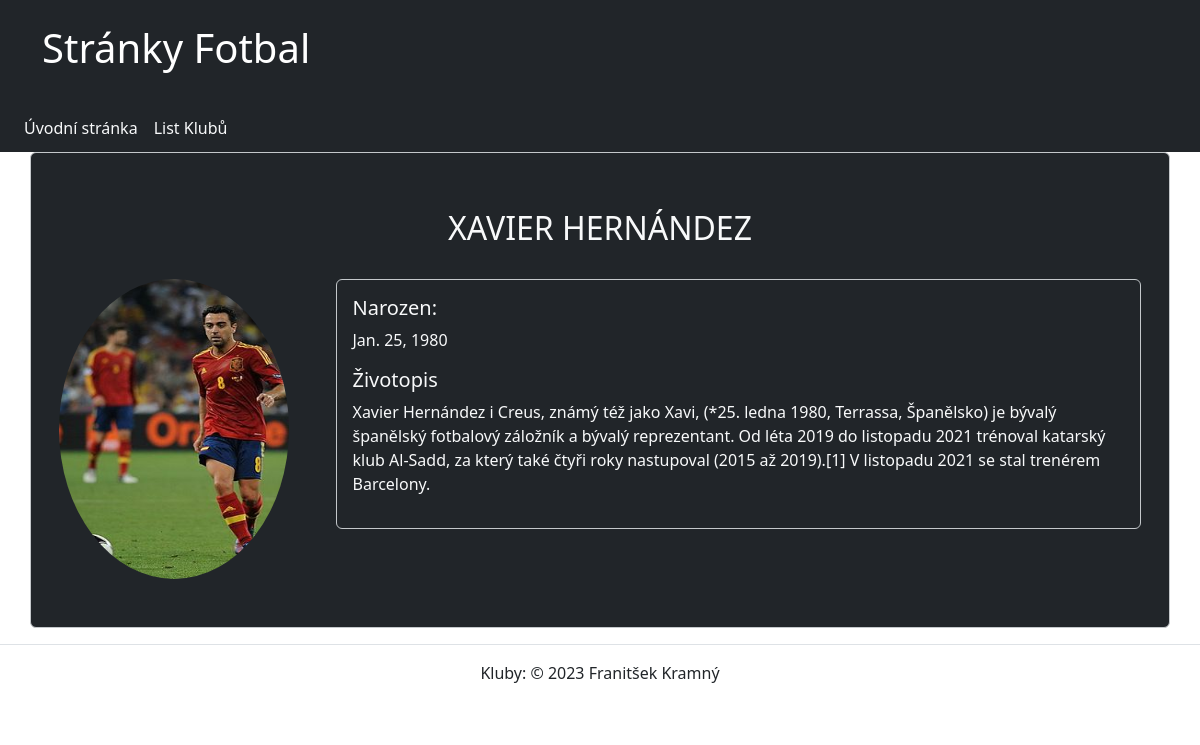
/kluby/klub/6, run on the app's committed database.
### mat_fotbal/models.py (models this page shows, shortened)
class Vedouci(models.Model):
    jmeno = models.CharField(max_length=80, verbose_name='Jméno Trenéra', help_text='Zadejte jméno trenéra',
                             error_messages={'blank': 'Jméno trenéra musí být vyplněno'})
    prijmeni = models.CharField(max_length=50, verbose_name='Příjmení trenéra', help_text='Zadejte příjmení trenéra',
                                error_messages={'blank': 'Příjmení trenéra musí být vyplněno'})
    narozeni = models.DateField(blank=True, null=True, verbose_name='Datum narození')
    biografie = models.TextField(blank=True, verbose_name='Životopis')
    fotografie = models.ImageField(upload_to="./media", height_field=None, width_field=None, max_length=100,  blank = True,null=True)
    class Meta:
        ordering = ['prijmeni', 'jmeno']
        verbose_name = 'Trenér'
        verbose_name_plural = 'Trenéři'

### mat_fotbal/views.py (the view)
# urls.py: path('klub/<int:pk>', views.KlubDetailView.as_view(), name='klub_detail'),
class KlubDetailView(DetailView):
    model = Klub
    context_object_name = "klub"
    template_name = "klub/klub_detail.html"
    def get(self, request, *args, **kwargs):
        klub = self.get_object()
        print(klub)  # Výstup do konzole pro kontrolu
        return super().get(request, *args, **kwargs)

### mat_fotbal/models.py (called while the page is built)
    def __str__(self):
        return self.nazev

### mat_fotbal/templates/klub/klub_detail.html (shortened to what this page needs)
{% extends 'base.html' %}
{% block content %}
    <div class="row alert alert-secondary bg-dark">
        <div class="col-lg-12 mt-3 mb-3">
            {% for trener in klub.trener.all %}
            <h2 class="bg-dark text-light text-center text-uppercase p-4">{{ trener.jmeno}} {{trener.prijmeni}}</h2>
            {% endfor %}
            <div class="row mb-3">
                <div class="col-lg-3">
                    {% for trener in klub.trener.all %}
                        <img src="{{ trener.fotografie.url }}" alt="{{ trener.jmeno }}" class="rounded-circle" height="300" width="230">
                    {% endfor %}
                </div>
                <div class="col-lg-9">
                    {% for trener in klub.trener.all %}
                    <div class="alert alert-secondary bg-dark text-light">
                            <h5 class="text-light ">Narozen:</h3>
                                <p class=" bg-dark text-light">{{ trener.narozeni }}</p>
                            <h5 class="text-light ">Životopis</h3>
                            <p class=" bg-dark text-light">{{ trener.biografie }}</p>
                            </div>
                    {% endfor %}
                </div>
            </div>
        </div>
    </div>
{% endblock %}

### data on the page
Vedouci: jmeno "XAVIER", prijmeni "HERNÁNDEZ", fotografie (picture), narozeni "Jan. 25, 1980", biografie "Xavier Hernández i Creus, známý též jako Xavi, (*25. ledna 1980, Terrassa, Španělsko) je bývalý španělský fotbalový záložník a bývalý reprezentant. Od léta 2019 do listopadu 2021 trénoval katarský klub Al-Sadd, za který také čtyři roky nastupoval (2015 až 2019).[1] V listopadu 2021 se stal trenérem Barcelony."
